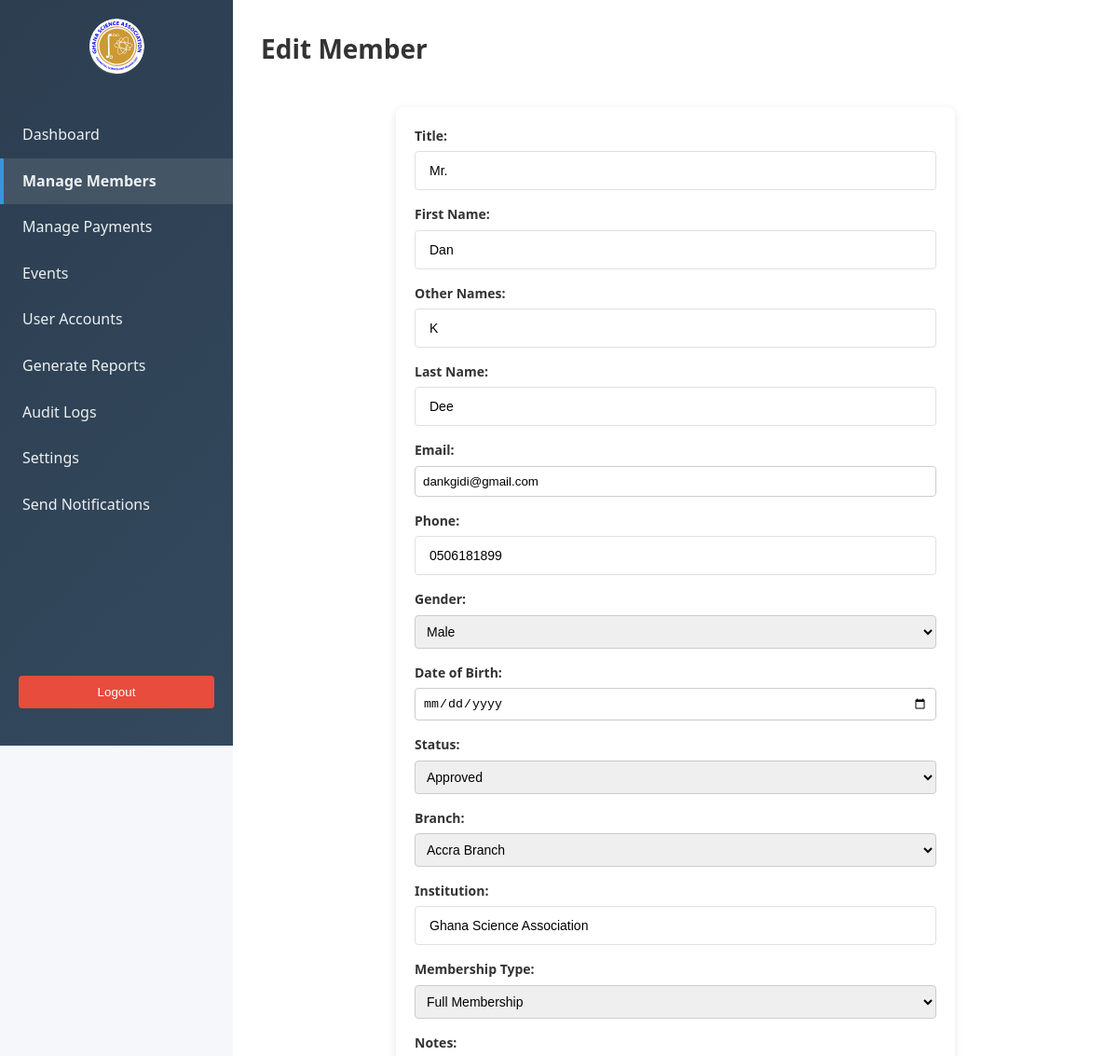
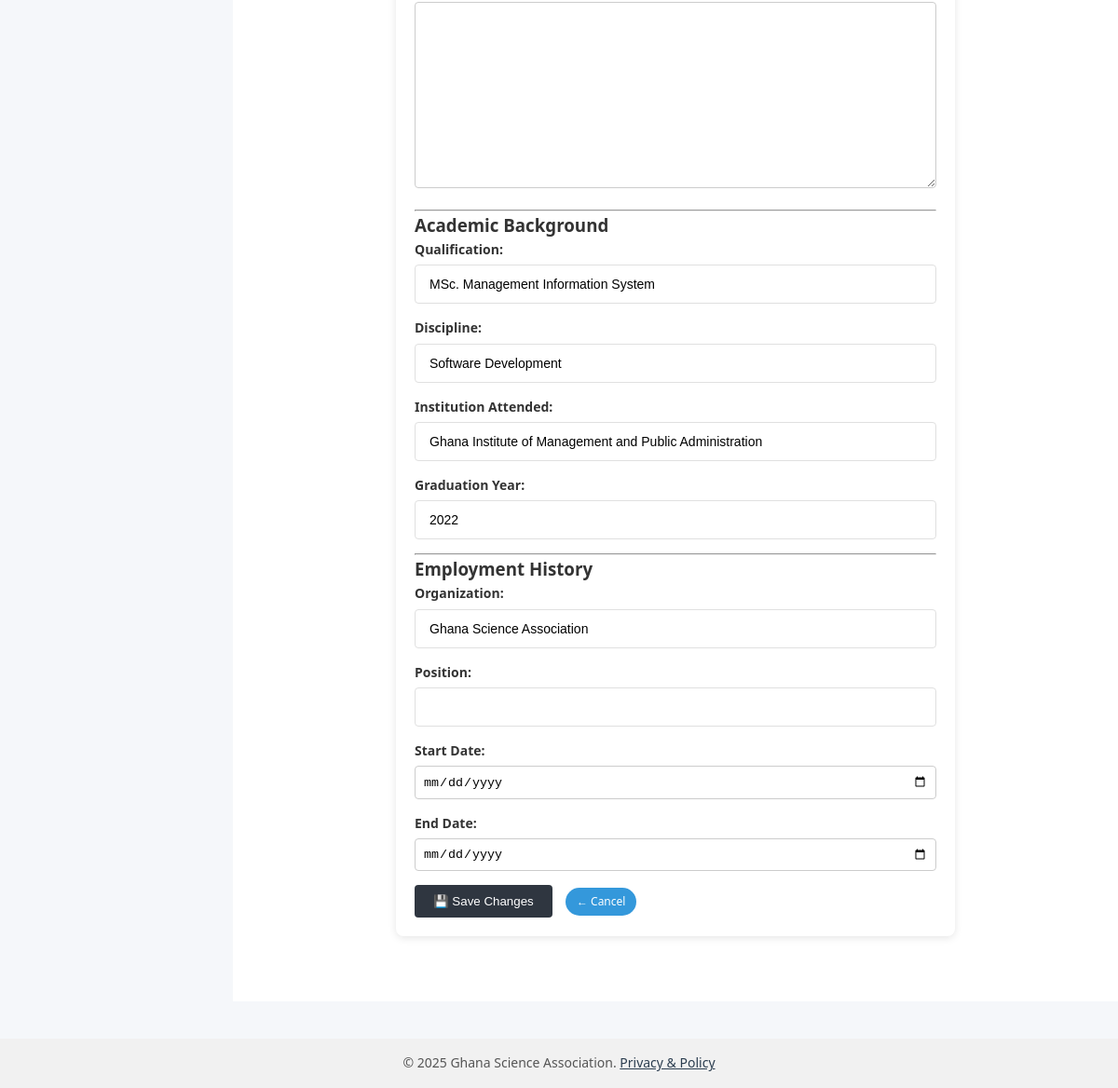
The page /dashboards/edit_member.php?id=1 (signed in) on the database its author committed (2 pictures, top to bottom).
### tables this page shows
CREATE TABLE `members` (
  `id` int(11) NOT NULL,
  `member_id` varchar(100) DEFAULT NULL,
  `title` enum('Prof.','Dr.','Rev.','Mr.','Mrs.','Ms.','Miss.') DEFAULT NULL,
  `first_name` varchar(100) DEFAULT NULL,
  `last_name` varchar(100) DEFAULT NULL,
  `other_names` varchar(100) DEFAULT NULL,
  `email` varchar(150) DEFAULT NULL,
  `phone` varchar(20) DEFAULT NULL,
  `dob` date DEFAULT NULL,
  `gender` enum('Male','Female','Other') DEFAULT NULL,
  `national_id` varchar(50) DEFAULT NULL,
  `region` varchar(100) DEFAULT NULL,
  `residential_address` text DEFAULT NULL,
  `postal_address` text DEFAULT NULL,
  `date_registered` datetime DEFAULT current_timestamp(),
  `status` enum('Pending','Approved','Rejected','Inactive') DEFAULT 'Pending',
  `branch_id` varchar(20) DEFAULT NULL,
  `letter_issued` tinyint(1) DEFAULT 0,
  `notes` text DEFAULT NULL,
  `next_renewal_date` date DEFAULT NULL,
  `membership_expiry_date` date DEFAULT NULL
);

CREATE TABLE `affiliations` (
  `id` int(11) NOT NULL,
  `member_id` int(11) DEFAULT NULL,
  `branch_id` int(11) DEFAULT NULL,
  `institution_name` varchar(150) DEFAULT NULL
);

CREATE TABLE `branches` (
  `id` int(11) NOT NULL,
  `branch_code` varchar(10) DEFAULT NULL,
  `branch_name` varchar(100) DEFAULT NULL
);

CREATE TABLE `member_category` (
  `id` int(11) NOT NULL,
  `member_id` int(11) DEFAULT NULL,
  `membership_type_id` int(11) DEFAULT NULL,
  `year_joined` year(4) DEFAULT NULL
);

CREATE TABLE `membership_types` (
  `id` int(11) NOT NULL,
  `type_name` varchar(50) DEFAULT NULL,
  `annual_dues` decimal(10,2) DEFAULT NULL
);

CREATE TABLE `academic_background` (
  `id` int(11) NOT NULL,
  `member_id` int(11) DEFAULT NULL,
  `highest_qualification` varchar(100) DEFAULT NULL,
  `discipline` varchar(100) DEFAULT NULL,
  `institution_attended` varchar(150) DEFAULT NULL,
  `graduation_year` year(4) DEFAULT NULL
);

CREATE TABLE `employment` (
  `id` int(11) NOT NULL,
  `member_id` int(11) DEFAULT NULL,
  `employment_status` varchar(50) DEFAULT NULL,
  `current_position` varchar(100) DEFAULT NULL,
  `organization` varchar(150) DEFAULT NULL,
  `sector` varchar(100) DEFAULT NULL,
  `location` varchar(150) DEFAULT NULL
);

### dashboards/edit_member.php (the view, shortened to what this page needs)
<?php
require_once '../includes/db_connect.php';
$member_id = intval($_GET['id'] ?? 0);
$branches = $conn->query("SELECT id, branch_name FROM branches ORDER BY branch_name")->fetch_all(MYSQLI_ASSOC);
$types = $conn->query("SELECT id, type_name FROM membership_types ORDER BY type_name")->fetch_all(MYSQLI_ASSOC);
$sql = "
    SELECT m.*, a.branch_id, a.institution_name, mc.membership_type_id
    FROM members m
    LEFT JOIN affiliations a ON m.id = a.member_id
    LEFT JOIN member_category mc ON m.id = mc.member_id
    WHERE m.id = ?
";
$stmt = $conn->prepare($sql);
$stmt->bind_param("i", $member_id);
$stmt->execute();
$member = $stmt->get_result()->fetch_assoc();
$academic = $conn->query("SELECT * FROM academic_background WHERE member_id = $member_id LIMIT 1")->fetch_assoc();
$employment = $conn->query("SELECT * FROM employment WHERE member_id = $member_id LIMIT 1")->fetch_assoc();
include '../includes/header.php';
?>
<div class="dashboard">
    <aside class="sidebar">
        <div class="logo"></div>
        <nav>
            <a href="admin_dashboard.php">Dashboard</a>
            <a href="manage_members.php" class="active">Manage Members</a>
            <a href="manage_payments.php">Manage Payments</a>
            <a href="manage_events.php">Events</a>
            <a href="manage_users.php">User Accounts</a>
            <a href="generate_reports.php">Generate Reports</a>
            <a href="view_logs.php">Audit Logs</a>
            <a href="settings.php">Settings</a>
            <a href="send_notifications.php">Send Notifications</a>
        </nav>
        <form action="../logout.php" method="post" style="width: 100%; display: flex; justify-content: center; margin-top: auto;">
            <button type="submit" class="logout">Logout</button>
        </form>
    </aside>
    <main class="main">
        <header><h1>Edit Member</h1></header>
        <div class="form-container">
            <form method="POST" onsubmit="return validateForm();">
                <div class="form-group"><label>Title:</label><input type="text" name="title" value="<?= htmlspecialchars($member['title']) ?>"></div>
                <div class="form-group"><label>First Name:</label><input type="text" name="first_name" value="<?= htmlspecialchars($member['first_name']) ?>" required></div>
                <div class="form-group"><label>Other Names:</label><input type="text" name="other_names" value="<?= htmlspecialchars($member['other_names']) ?>"></div>
                <div class="form-group"><label>Last Name:</label><input type="text" name="last_name" value="<?= htmlspecialchars($member['last_name']) ?>" required></div>
                <div class="form-group"><label>Email:</label><input type="email" name="email" value="<?= htmlspecialchars($member['email']) ?>" required></div>
                <div class="form-group"><label>Phone:</label><input type="text" name="phone" value="<?= htmlspecialchars($member['phone']) ?>"></div>
                <div class="form-group">
                    <label>Gender:</label>
                    <select name="gender" required>
                        <option value="Male" <?= $member['gender'] === 'Male' ? 'selected' : '' ?>>Male</option>
                    </select>
                </div>
                <div class="form-group"><label>Date of Birth:</label><input type="date" name="dob" value="<?= htmlspecialchars($member['dob']) ?>"></div>
                <div class="form-group">
                    <label>Status:</label>
                    <select name="status" required>
                        <option value="Approved" <?= $member['status'] === 'Approved' ? 'selected' : '' ?>>Approved</option>
                    </select>
                </div>
                <div class="form-group"><label>Branch:</label>
                    <select name="branch_id" required>
                        <?php foreach ($branches as $b): ?>
                            <option value="<?= $b['id'] ?>" <?= $b['id'] == $member['branch_id'] ? 'selected' : '' ?>>
                                <?= htmlspecialchars($b['branch_name']) ?>
                            </option>
                        <?php endforeach; ?>
                    </select>
                </div>
                <div class="form-group"><label>Institution:</label><input type="text" name="institution" value="<?= htmlspecialchars($member['institution_name']) ?>" required></div>
                <div class="form-group">
                    <label>Membership Type:</label>
                    <select name="membership_type_id" required>
                        <?php foreach ($types as $type): ?>
                            <option value="<?= $type['id'] ?>" <?= $type['id'] == $member['membership_type_id'] ? 'selected' : '' ?>>
                                <?= htmlspecialchars($type['type_name']) ?>
                            </option>
                        <?php endforeach; ?>
                    </select>
                </div>
                <div class="form-group"><label>Notes:</label><textarea name="notes"><?= htmlspecialchars($member['notes']) ?></textarea></div>
                <hr>
                <h3>Academic Background</h3>
                <div class="form-group"><label>Qualification:</label><input type="text" name="academic[qualification]" value="<?= htmlspecialchars($academic['highest_qualification'] ?? '') ?>"></div>
                <div class="form-group"><label>Discipline:</label><input type="text" name="academic[discipline]" value="<?= htmlspecialchars($academic['discipline'] ?? '') ?>"></div>
                <div class="form-group"><label>Institution Attended:</label><input type="text" name="academic[institution]" value="<?= htmlspecialchars($academic['institution_attended'] ?? '') ?>"></div>
                <div class="form-group"><label>Graduation Year:</label><input type="text" name="academic[graduation_year]" value="<?= htmlspecialchars($academic['graduation_year'] ?? '') ?>"></div>
                <hr>
                <h3>Employment History</h3>
                <div class="form-group"><label>Organization:</label><input type="text" name="employment[organization]" value="<?= htmlspecialchars($employment['organization'] ?? '') ?>"></div>
                <div class="form-group"><label>Position:</label><input type="text" name="employment[position]" value="<?= htmlspecialchars($employment['position'] ?? '') ?>"></div>
                <div class="form-group"><label>Start Date:</label><input type="date" name="employment[start_date]" value="<?= htmlspecialchars($employment['start_date'] ?? '') ?>"></div>
                <div class="form-group"><label>End Date:</label><input type="date" name="employment[end_date]" value="<?= htmlspecialchars($employment['end_date'] ?? '') ?>"></div>
                <button type="submit">💾 Save Changes</button>
                <a href="view_member_details.php?id=<?= $member['id'] ?>" class="badge info" style="margin-left: 10px;">← Cancel</a>
            </form>
        </div>
    </main>
</div>
<?php include '../includes/footer.php'; ?>

### assets/styles.css (style rules this page uses)
* { margin: 0; padding: 0; box-sizing: border-box; }
body { font-family: 'Segoe UI', Tahoma, Geneva, Verdana, sans-serif; background: #f4f6f9; color: #333; line-height: 1.6; background-color: #f5f7fa; }
:root { --primary-color: #3498db; --secondary-color: #2c3e50; --accent-color: #e74c3c; --light-gray: #f5f5f5; --light-color: #ecf0f1; --medium-gray: #e0e0e0; --dark-gray: #333; --dark-color: #34495e; --danger-color: #e74c3c; --white: #ffffff; --success-color: #2ecc71; --warning-color: #f39c12; --danger-color: #e74c3c; --info-color: #3498db; --sidebar-bg: #2f3640; --sidebar-hover: #414b57; --card-shadow: 0 2px 8px rgba(0,0,0,0.05); --transition: all 0.3s ease; --success-color: #2ecc71; }
.dashboard { display: flex; min-height: 100vh; }
.sidebar { width: 250px; background: linear-gradient(135deg, #2c3e50, #34495e); color: white; display: flex; flex-direction: column; align-items: center; padding: 20px 0; position: fixed; left: 0; top: 0; bottom: 0; height: 100vh; z-index: 1000; }
.sidebar .logo { width: 60px; height: 60px; background: url('gsa_logo.svg') no-repeat center; background-size: contain; border-radius: 50%; margin-bottom: 40px; }
.sidebar nav { display: flex; flex-direction: column; width: 100%; flex-grow: 1; }
.sidebar nav a { display: block; padding: 12px 20px; color: #ecf0f1; text-decoration: none; transition: var(--transition); border-left: 4px solid transparent; }
.sidebar nav a.active { background-color: rgba(255, 255, 255, 0.1); border-left: 4px solid var(--primary-color); font-weight: bold; }
.main { flex: 1; padding: 30px; margin-left: 250px; background-color: var(--white); transition: var(--transition); }
header h1 { margin: 0; color: var(--dark-gray); font-size: 28px; }
.logo { height: 80px; display: flex; align-items: center; justify-content: center; border-bottom: 1px solid rgba(255, 255, 255, 0.1); }
.badge { display: inline-block; padding: 5px 12px; border-radius: 20px; font-size: 12px; font-weight: 500; color: white; text-decoration: none; transition: var(--transition); text-transform: capitalize; }
.badge.registered, .badge.info { background-color: var(--info-color); }
.form-container { max-width: 800px; margin: 20px auto; padding: 30px; background: white; border-radius: 8px; box-shadow: var(--card-shadow); }
.form-group { margin-bottom: 20px; }
.form-group label { display: block; margin-bottom: 8px; font-weight: 500; color: var(--dark-gray); font-size: 14px; }
.form-group input[type="text"], .form-group textarea { width: 100%; padding: 12px 15px; border: 1px solid #ddd; border-radius: 4px; font-size: 14px; transition: border-color 0.3s; }
.form-group input[type="text"], .form-group textarea, .form-group select { width: 100%; padding: 12px 15px; border: 1px solid var(--medium-gray); border-radius: 4px; font-size: 14px; transition: border-color 0.3s; }
textarea { min-height: 200px; resize: vertical; }
.logout { background: var(--danger-color); color: white; border: none; padding: 10px 20px; border-radius: 4px; cursor: pointer; margin: 20px auto; display: block; width: calc(100% - 40px); }
.form-container { max-width:600px; margin: 40px auto; background:white; padding:20px; border-radius:8px; box-shadow:0 2px 8px rgba(0,0,0,.1); }
.form-group { margin-bottom:15px; }
.form-group label { display:block; margin-bottom:5px; font-weight:bold; }
.form-group input, .form-group select, .form-group textarea { width:100%; padding:8px; border:1px solid #ccc; border-radius:4px; }
button { background:#2f3640; color:white; padding:10px 20px; border:none; border-radius:4px; cursor:pointer; }
a { text-decoration: none; }

### rows shown on the page
members: title "Mr.", first_name "Dan", other_names "K", last_name "Dee", email "dankgidi@gmail.com", phone "0506181899", gender "Male", status "Approved", institution "Ghana Science Association"
affiliations: branch_id "Accra Branch"
member_category: membership_type_id "Full Membership"
academic_background: highest_qualification "MSc. Management Information System", discipline "Software Development", institution_attended "Ghana Institute of Management and Public Administration", graduation_year "2022"
employment: organization "Ghana Science Association"
